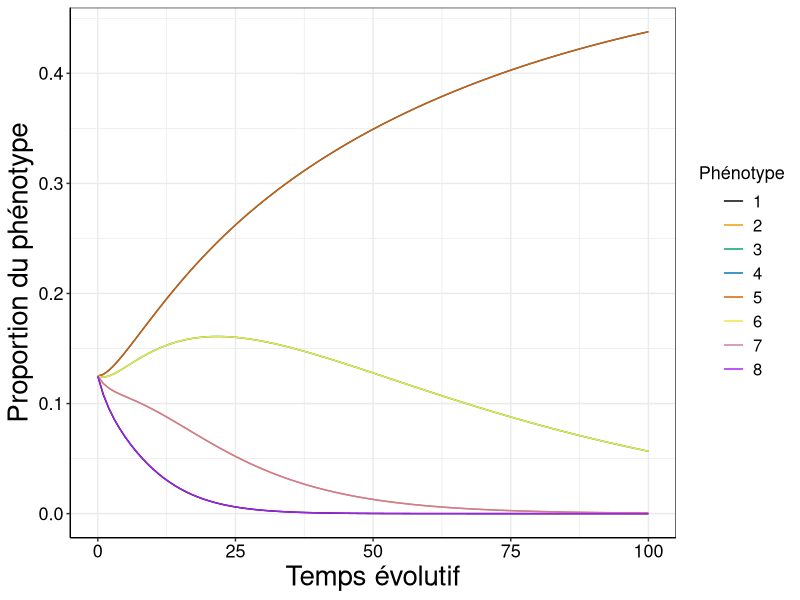
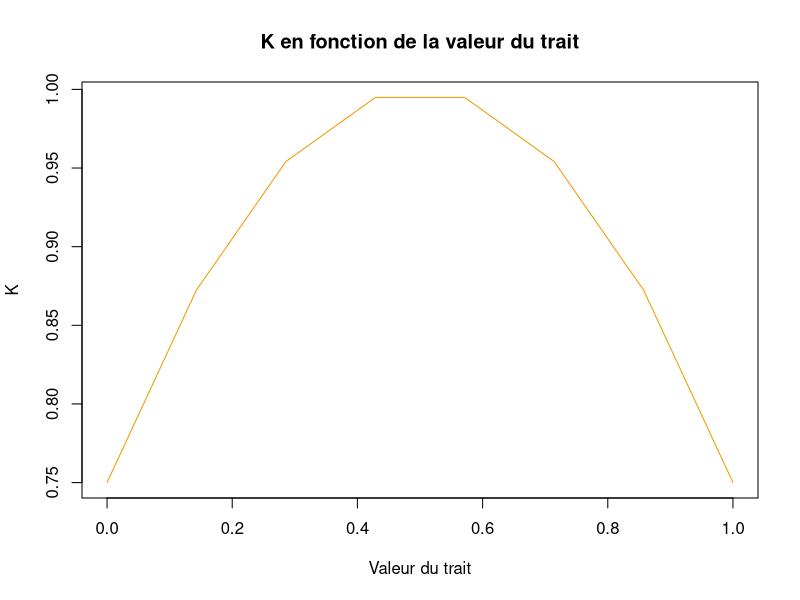
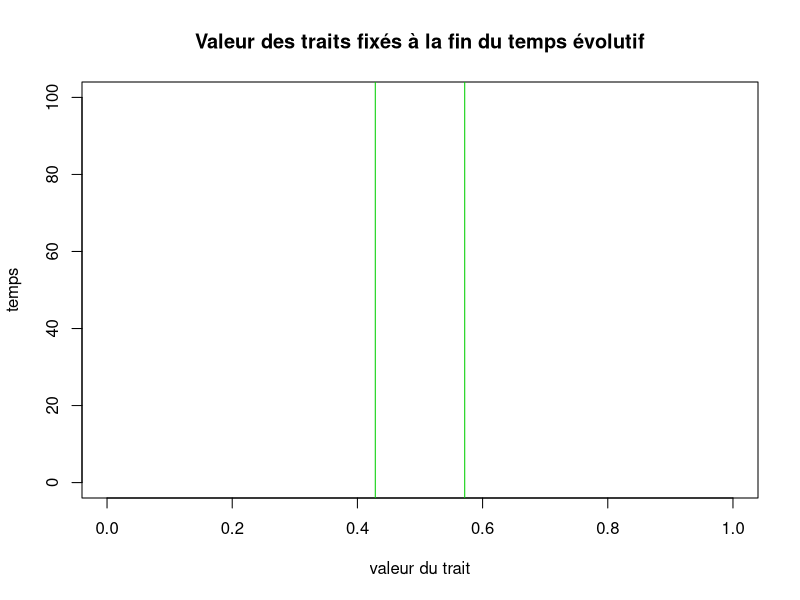

Write the R code that produced these figures, in order. (Note: this script raises an error after producing the figures.)
## ---- chunk 1
rm(list=ls())
library(deSolve)
library(tidyverse)
## ---- chunk 2
main_theme = theme_bw()+
  theme(axis.line = element_line(colour = "black"),
        axis.text.x = element_text(colour = "black", size=13),
        axis.text.y = element_text(colour = "black", size=13),
        legend.title = element_text(colour = "black", size=13),
        legend.title.align=0.5,
        legend.text = element_text(colour = "black", size=12),
        axis.title=element_text(size=20))

## ---- chunk 3
fonc.K = function(x, K0 = K0, lambda = lambda, x0 = x0){return(
  max(0, 1/(K0-lambda*(x - x0)^2)))}  #Afin de ne pas obtenir de valeur négative, le maximum entre 0 et la valeur de K est retourné. 

fonc.a = function(x, y, simga = sigma){
  return(exp(-(x-y)**2/2*(simga^2)))
}

EDO_LK <- function(t, y, paraM){
  with(as.list(paraM), { # permet d'éviter de lister les paramètres 

  M = A * K

  dndt <- r*y*(1-y%*%M) # Equation différentielle 
  
  return(list(dndt))
  })
}

## ---- chunk 4
# les valeurs des paramètres sont renseignées, elles pourront être réadaptées au besoin

N <- 8 #nombre de traits

# Pour le calcul de la fonction de compétition (a)
sigma <- 0.2

# Pour le calcul de la fonction de fitness (K)
K0 <- 1
lambda <- 1
x0 <- 1/2

# Pour le calcul de la valeur des trais phénotypique 
xmin <- 0
xmax <- 1

#Pour le calcul de la proportion d'un phénotype x donné (= résolution de l'EDO)
r <- 0.5

## ---- chunk 5

# création des N valeurs de trait phénotypiques
X = seq(xmin, xmax, length.out = N)

#Création des matrice K et A vides 
K = matrix(NA, nrow = length(X), ncol = length(X))
A = matrix(NA, nrow = length(X), ncol = length(X))

for(i in 1:length(X)){
  for(j in 1:length(X)){
    K[i,j] =  fonc.K(x = X[j],K0 = K0, lambda = lambda, x0 = x0)
    A[i,j] = fonc.a(x = X[i], y = X[j], simga = sigma)
  }
}


## ---- chunk 6
paraM <- list(r = r, K = K, A=A) #passage de M en paramètre pour qu'elle soit un input de EDO_LK

# paramètres nécessaires à la résolution de l'équation différentielle
temps <- seq(0,100,1)
nbarre <- rep(K0/N, N)

solution <- ode(y = nbarre, times = temps, func = EDO_LK, parms = paraM)
## ---- chunk 7
solution %>%
  as_tibble() %>%
  mutate_all(as.numeric) %>%
  pivot_longer(-time, names_to = "Phénotype", values_to = "value") %>%
  ggplot() +
  geom_line(aes(x = time, y = value, color = Phénotype))+
  xlab ("Temps évolutif")+
  ylab ("Proportion du phénotype")+
  scale_colour_manual(values=c("#000000", "#E69F00", "#009E73",
                               "#0072B2", "#D55E00", "#F0E442", "#CC79A7", "purple"))+
  main_theme
## ---- chunk 8
plot(x=X, y=K[1,]^(-1), type='l', col = "orange2", xlab= "Valeur du trait", ylab = "K", main = "K en fonction de la valeur du trait")
## ---- chunk 9

etatfinal = solution[nrow(solution),2:ncol(solution)] #solution de l'équation différentielle au temps final

plot(NULL, ylim = c(0, 100), xlim= c(xmin, xmax), xlab="valeur du trait", ylab="temps", type='l', main ="Valeur des traits fixés à la fin du temps évolutif")
for (rgtrait in 1:length(etatfinal)){
  if (etatfinal[rgtrait] > 0.1){ #seuil
    abline(v = X[rgtrait], col='green3')
  }
}
## ---- chunk 10
val_sig = seq (0.1,20,0.1)
selection <- rep(NULL, length( seq (0.5,20,0.5)))

for (i in val_sig){
# valeurs initiales
K0 <- 1
lambda <- 1
x0 <- 1
xmin <- 0
xmax <- 1
N <- 10
sigma <- i
r <- 1
epsilon <- 10^(-6)

temps <- seq(0,100,1)
nbarre0 <- rep(K0/N, N)

#vecteur de paramètres
param <- c(K0, lambda, x0, xmin, xmax, N, sigma,r, epsilon)
M <- matriceM(param)
param <- list(param, M)

solution <- ode(y = nbarre0, times = temps, func = EDO_LK, parms = param)

# on récupère le nombre de phénotype sélectionné 
selection <- c(selection, sum(solution[nrow(solution),2:ncol(solution)]>0.1))


}

selection

## ---- chunk 11

sigma = 0.5
N <- 20 #nombre de traits

M <- 100 #temps évolutif répétition du temps t. 
p <- 0.1 #probanilité de mutation
X <- seq(xmin, xmax, length.out = N) #valeur des traits

nbarre <- rep(K0/N, N) #Une même portion d'individu partagent chaque trait

nTmat = matrix(nrow=M, ncol=length(X))

# --> mettre dans une fonction ?
for(m in 1:M){
  solution <- ode(y = nbarre, times = temps, func = EDO_LK, parms = paraM)
  nT = solution[nrow(solution),2:ncol(solution)]
  for (rgtrait in 1:length(nT)){
    if (nT[rgtrait] > 0.01){
      nTmute <- nT[1:length(nT)-1]*p
      a = runif(1,0,1) 
      if (a>0.5){ #mutation à droite
        nT[1:length(nT)-1] = nT[1:length(nT)-1] - nTmute
        nT[2:length(nT)] = nT[2:length(nT)] + nTmute
      }
      #else{ #mutation à gauche
        #nT[1:length(nT)-1] = nT[1:length(nT)-1] + nTmute
        #nT[2:length(nT)] = nT[2:length(nT)] - nTmute
      #}
    }
  }
  nbarre <- nT
  nTmat[m,] <- nT
}
 

## Affichage graphique

colnames(nTmat) = c(1:N) # on renome pour acceder à l'indice ensuite

nTmat = as.data.frame(nTmat) 

temps_evol <- seq(1, M, 1)
nTmat$time <- temps_evol # ajout du temps


nTmat_long = nTmat%>%
  pivot_longer(-time, values_to = "dens", names_to = "phenotype")

nTmat_long$trait = X[ as.numeric(nTmat_long$phenotype)] # étiquette du trait


## -> dans une fonction ?
ggplot(nTmat_long)+
  geom_contour(aes(trait, time,  z=dens))+
  scale_fill_gradient2(low = "white" ,
                       high = "red")+
  main_theme

ggplot(nTmat_long)+
  geom_raster(aes(trait, time,  fill=dens))+
  scale_fill_gradient2(low = "white" ,
                       high = "red")+
  main_theme
## ---- chunk 12
sigma = 2
N <- 20
param <- c(K0, lambda, x0, xmin, xmax, N, sigma, r, epsilon)
MatM <- matriceM(param)
param <- list(param, MatM)

M <- 100
p <- 0.1
X <- seq(xmin, xmax, length.out = N)

z <- rep(0,N)
z[1] <- 1

nbarre <- z # cette fois, toute la population possède le trait inoptimal à l'état inital.

nTmat = matrix(nrow=M, ncol=length(X))

for(m in 1:M){
  solution <- ode(y = nbarre, times = temps, func = EDO_LK, parms = param)
  nT = solution[nrow(solution),2:ncol(solution)]
  for (rgtrait in 1:length(nT)){
    if (nT[rgtrait] > 0.01){
      nTmute <- nT[1:length(nT)-1]*p
      a = runif(1,0,1) 
      if (a>0.5){ #mutation à droite
        nT[1:length(nT)-1] = nT[1:length(nT)-1] - nTmute
        nT[2:length(nT)] = nT[2:length(nT)] + nTmute
      }
      #else{ #mutation à gauche
        #nT[1:length(nT)-1] = nT[1:length(nT)-1] + nTmute
        #nT[2:length(nT)] = nT[2:length(nT)] - nTmute
      #}
    }
  }
  nbarre <- nT
  nTmat[m,] <- nT
}
 

 
#### et on plot !


colnames(nTmat) = c(1:N) # on renome pour acceder à l'indice ensuite

nTmat = as.data.frame(nTmat) 

temps_evol <- seq(1, M, 1)
nTmat$time <- temps_evol # ajout du temps


nTmat_long = nTmat%>%
  pivot_longer(-time, values_to = "dens", names_to = "phenotype")

nTmat_long$trait = X[ as.numeric(nTmat_long$phenotype)] # étiquette du trait



ggplot(nTmat_long)+
  geom_contour(aes(trait, time,  z=dens))+
  scale_fill_gradient2(low = "white" ,
                       high = "red")+
  main_theme

ggplot(nTmat_long)+
  geom_raster(aes(trait, time,  fill=dens))+
  scale_fill_gradient2(low = "white" ,
                       high = "red")+
  main_theme
## ---- chunk 13

sigma = 0.5
N <- 20
param <- c(K0, lambda, x0, xmin, xmax, N, sigma, r, epsilon)
MatM <- matriceM(param)
param <- list(param, MatM)

M <- 100
p <- 0.1
X <- seq(xmin, xmax, length.out = N)

z <- rep(0,N)
z[1] <- 1

nbarre <- z#rep(K0/N, N)

nTmat = matrix(nrow=M, ncol=length(X))

for(m in 1:M){
  solution <- ode(y = nbarre, times = temps, func = EDO_LK, parms = param)
  nT = solution[nrow(solution),2:ncol(solution)]
  for (rgtrait in 1:length(nT)){
    if (nT[rgtrait] > 0.01){
      nTmute <- nT[1:length(nT)-1]*p
      a = runif(1,0,1) 
      if (a>0.5){ #mutation à droite
        nT[1:length(nT)-1] = nT[1:length(nT)-1] - nTmute
        nT[2:length(nT)] = nT[2:length(nT)] + nTmute
      }
      #else{ #mutation à gauche
        #nT[1:length(nT)-1] = nT[1:length(nT)-1] + nTmute
        #nT[2:length(nT)] = nT[2:length(nT)] - nTmute
      #}
    }
  }
  nbarre <- nT
  nTmat[m,] <- nT
}
 

 
#### et on plot !


colnames(nTmat) = c(1:N) # on renome pour acceder à l'indice ensuite

nTmat = as.data.frame(nTmat) 

temps_evol <- seq(1, M, 1)
nTmat$time <- temps_evol # ajout du temps


nTmat_long = nTmat%>%
  pivot_longer(-time, values_to = "dens", names_to = "phenotype")

nTmat_long$trait = X[ as.numeric(nTmat_long$phenotype)] # étiquette du trait



ggplot(nTmat_long)+
  geom_contour(aes(trait, time,  z=dens))+
  scale_fill_gradient2(low = "white" ,
                       high = "red")+
  main_theme

ggplot(nTmat_long)+
  geom_raster(aes(trait, time,  fill=dens))+
  scale_fill_gradient2(low = "white" ,
                       high = "red")+
  main_theme
